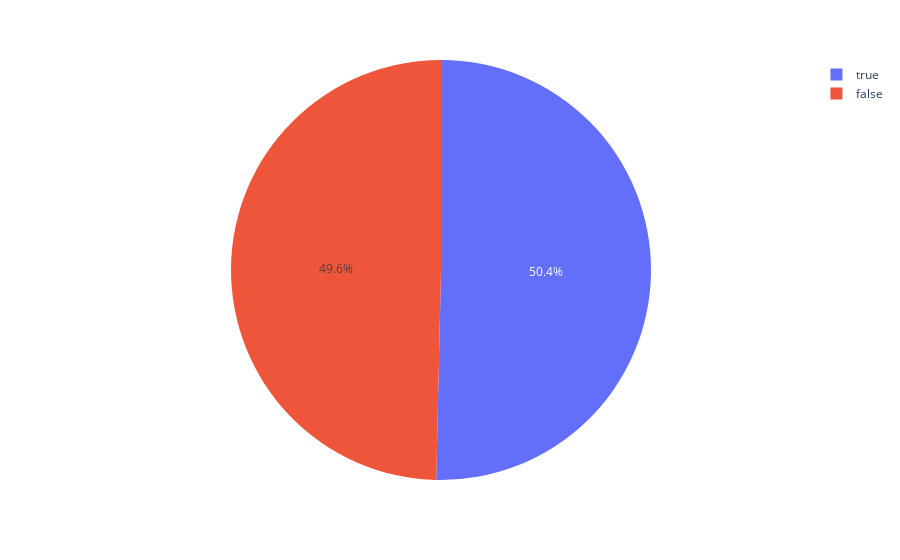

Notebook code for this chart:
### Code cell
# EDA (Data visulization of target column)
px.pie(names=df["Transported"])

### Figure 1 — Plotly figure (JSON) as saved in the notebook; plotly's stock layout.template omitted (floating-point values rounded to 4 significant figures; data arrays with more than 128 entries replaced by an {"elided": "..."} marker saying what was removed)
{"data": [{"domain": {"x": [0, 1], "y": [0, 1]}, "hovertemplate": "label=%{label}<extra></extra>", "labels": {"elided": "8693 bool values"}, "legendgroup": "", "name": "", "showlegend": true, "type": "pie"}], "layout": {"autosize": true, "legend": {"tracegroupgap": 0}, "margin": {"t": 60}}}
